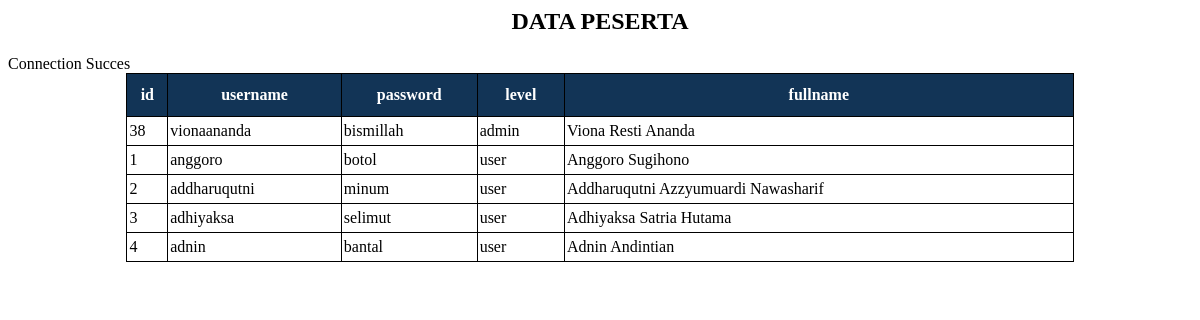
The page / on the database its author committed.
### tables this page shows
CREATE TABLE `user` (
  `id` int(50) NOT NULL,
  `username` varchar(50) NOT NULL,
  `password` varchar(50) NOT NULL,
  `level` varchar(50) NOT NULL,
  `fullname` varchar(50) NOT NULL
);

### index.php (the view, shortened to what this page needs)
<html>
<head>
  <link rel="stylesheet" type="text/css" href="styles.css">
</head>
<body>
  <div class="container">
    <h2><center>DATA PESERTA</center></h2>
    <table class="tabel" align="center">
  <tr>
    <th>id</th>
    <th>username</th>
    <th>password</th>
    <th>level</th>
    <th>fullname</th>
  </tr>
  </div>
  <?php
  include('koneksi.php');
  $sql_tampil ="SELECT * FROM user";
  $peserta=mysqli_query($conn,$sql_tampil);
  while($baris_data=mysqli_fetch_array($peserta,MYSQLI_ASSOC)){
    echo'
    </tr>
      <td>'.$baris_data['id'].'</td>
      <td>'.$baris_data['username'].'</td>
      <td>'.$baris_data['password'].'</td>
      <td>'.$baris_data['level'].'</td>
      <td>'.$baris_data['fullname'].'</td>
    </tr>';
  }
  ?>
</body>
</html>

### styles.css (style rules this page uses)
table { border-collapse: collapse; width: 80%; }
table th { border: 1px solid #000; padding: 2px; padding-top: 12px; padding-bottom: 12px; text-align: left; background-color: #123456 ; color: white; text-align: center; }
table td { border: 1px solid #000; padding: 2px; padding-top: 5px; padding-bottom: 5px; text-align: left; color: black; }

### rows shown on the page
user: id "38", username "vionaananda", password "bismillah", level "admin", fullname "Viona Resti Ananda"
user: id "1", username "anggoro", password "botol", level "user", fullname "Anggoro Sugihono"
user: id "2", username "addharuqutni", password "minum", level "user", fullname "Addharuqutni Azzyumuardi Nawasharif"
user: id "3", username "adhiyaksa", password "selimut", level "user", fullname "Adhiyaksa Satria Hutama"
user: id "4", username "adnin", password "bantal", level "user", fullname "Adnin Andintian"
